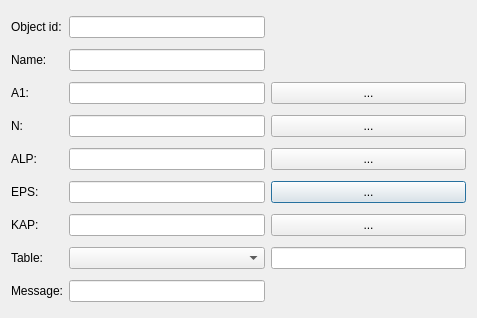
<?xml version="1.0" encoding="UTF-8"?>
<ui version="4.0">
 <class>Dialog</class>
 <widget class="QDialog" name="Dialog">
  <property name="geometry">
   <rect>
    <x>0</x>
    <y>0</y>
    <width>477</width>
    <height>318</height>
   </rect>
  </property>
  <property name="maximumSize">
   <size>
    <width>1000</width>
    <height>1000</height>
   </size>
  </property>
  <property name="windowTitle">
   <string>Dialog</string>
  </property>
  <property name="locale">
   <locale language="English" country="UnitedKingdom"/>
  </property>
  <layout class="QGridLayout" name="gridLayout">
   <item row="5" column="0">
    <widget class="QLabel" name="EPS_LBL">
     <property name="text">
      <string>EPS:</string>
     </property>
    </widget>
   </item>
   <item row="1" column="0">
    <widget class="QLabel" name="NAME_LBL">
     <property name="text">
      <string>Name:</string>
     </property>
    </widget>
   </item>
   <item row="4" column="0">
    <widget class="QLabel" name="ALP_LBL">
     <property name="text">
      <string>ALP:</string>
     </property>
    </widget>
   </item>
   <item row="7" column="1">
    <widget class="QComboBox" name="TABLE_CB"/>
   </item>
   <item row="7" column="2">
    <widget class="QLineEdit" name="TABLE"/>
   </item>
   <item row="5" column="2">
    <widget class="QPushButton" name="EPS_BTN">
     <property name="text">
      <string>...</string>
     </property>
    </widget>
   </item>
   <item row="2" column="1">
    <widget class="QLineEdit" name="A1"/>
   </item>
   <item row="6" column="1">
    <widget class="QLineEdit" name="KAP"/>
   </item>
   <item row="1" column="1">
    <widget class="QLineEdit" name="NAME"/>
   </item>
   <item row="3" column="2">
    <widget class="QPushButton" name="N_BTN">
     <property name="text">
      <string>...</string>
     </property>
    </widget>
   </item>
   <item row="5" column="1">
    <widget class="QLineEdit" name="EPS"/>
   </item>
   <item row="6" column="0">
    <widget class="QLabel" name="KAP_LBL">
     <property name="text">
      <string>KAP:</string>
     </property>
    </widget>
   </item>
   <item row="2" column="2">
    <widget class="QPushButton" name="A1_BTN">
     <property name="text">
      <string>...</string>
     </property>
    </widget>
   </item>
   <item row="4" column="2">
    <widget class="QPushButton" name="ALP_BTN">
     <property name="text">
      <string>...</string>
     </property>
    </widget>
   </item>
   <item row="8" column="1">
    <widget class="QLineEdit" name="MSG"/>
   </item>
   <item row="8" column="0">
    <widget class="QLabel" name="MSG_LBL">
     <property name="text">
      <string>Message:</string>
     </property>
    </widget>
   </item>
   <item row="2" column="0">
    <widget class="QLabel" name="A1_LBL">
     <property name="text">
      <string>A1:</string>
     </property>
    </widget>
   </item>
   <item row="7" column="0">
    <widget class="QLabel" name="TABLE_LBL">
     <property name="text">
      <string>Table:</string>
     </property>
    </widget>
   </item>
   <item row="6" column="2">
    <widget class="QPushButton" name="KAP_BTN">
     <property name="text">
      <string>...</string>
     </property>
    </widget>
   </item>
   <item row="3" column="0">
    <widget class="QLabel" name="N_LBL">
     <property name="text">
      <string>N:</string>
     </property>
    </widget>
   </item>
   <item row="4" column="1">
    <widget class="QLineEdit" name="ALP"/>
   </item>
   <item row="3" column="1">
    <widget class="QLineEdit" name="N"/>
   </item>
   <item row="0" column="1">
    <widget class="QLineEdit" name="OBJ_ID">
     <property name="enabled">
      <bool>true</bool>
     </property>
    </widget>
   </item>
   <item row="0" column="0">
    <widget class="QLabel" name="OBJ_ID_LBL">
     <property name="locale">
      <locale language="English" country="UnitedStates"/>
     </property>
     <property name="text">
      <string>Object id:</string>
     </property>
    </widget>
   </item>
  </layout>
 </widget>
 <resources/>
 <connections/>
</ui>
